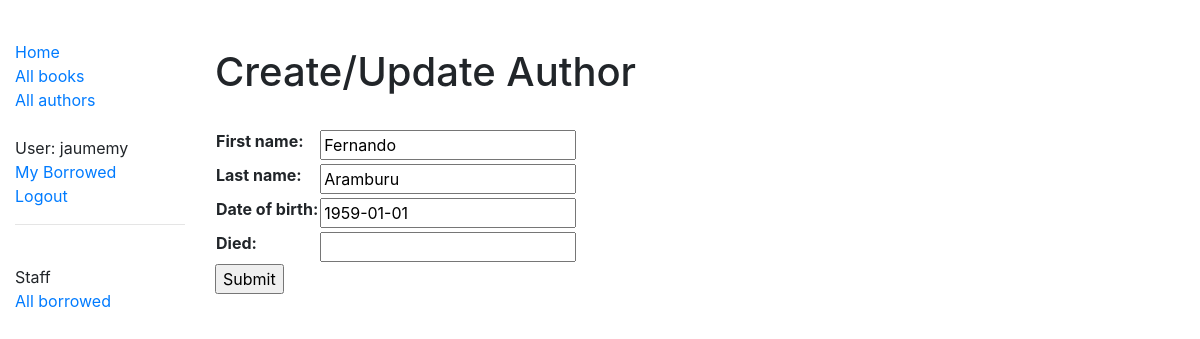
Screenshot of /catalog/author/1/update/ (signed in) with the database file from the repository.
### catalog/models.py (models this page shows, shortened)
class Author(models.Model):
    first_name = models.CharField(max_length=100)
    last_name = models.CharField(max_length=100)
    date_of_birth = models.DateField(null=True, blank=True)
    date_of_death = models.DateField('Died', null=True, blank=True)
    class Meta:
        ordering = ['last_name', 'first_name']

### catalog/views.py (the view)
# urls.py: path('author/<int:pk>/update/', views.AuthorUpdate.as_view(), name='author-update'),
class AuthorUpdate(PermissionRequiredMixin, UpdateView):
    model = Author
    fields = ['first_name', 'last_name', 'date_of_birth', 'date_of_death']
    permission_required = 'catalog.can_mark_returned'

### catalog/templates/catalog/author_form.html (shortened to what this page needs)
{% extends "base_generic.html" %}
{% block content %}
  <br>
  <br>
  <h1>Create/Update Author</h1>
  <br>
  <form action="" method="post">
    <table>
    {{ form.as_table }}
    </table>
    <input type="submit" value="Submit">
  </form>
{% endblock %}

### catalog/templates/base_generic.html (shortened to what this page needs)
<!DOCTYPE html>
<html lang="en">
<head>
  <link rel="stylesheet" href="https://cdn.jsdelivr.net/npm/bootstrap@4.5.3/dist/css/bootstrap.min.css">
  {% load static %}
  <link rel="stylesheet" href="{% static 'css/styles.css' %}">
</head>
<body>
  <div class="container-fluid">
    <div class="row">
      <div class="col-sm-2">
      {% block sidebar %}
        <ul class="sidebar-nav">
          <li><a href="{% url 'index' %}">Home</a></li>
          <li><a href="{% url 'books' %}">All books</a></li>
          <li><a href="{% url 'authors' %}">All authors</a></li>
          <br>
          {% if user.is_authenticated %}
            <li>User: {{ user.get_username }}</li>
            <li><a href="{% url 'my-borrowed' %}">My Borrowed</a></li>
            <li> <a href="{% url 'logout' %}?next={{request.path}}">Logout</a> </li>
          {% else %}
            <li> <a href="{% url 'login' %}?next={{request.path}}">Login</a> </li>
          {% endif %}
        </ul>
        {% if user.is_staff %}
          <hr />
          <ul class="sidebar-nav">
          <li>Staff</li>
        {% if perms.catalog.can_mark_returned %}
          <li><a href="{% url 'all-borrowed' %}">All borrowed</a></li>
          {% endif %}
          </ul>
        {% endif %}
     {% endblock %}
      </div>
      <div class="col-sm-10 ">{% block content %}{% endblock %}</div>
    </div>
  </div>
</body>
</html>

### catalog/static/css/styles.css (style rules this page uses)
.sidebar-nav { margin-top: 40px; padding: 0; list-style: none; }

### rows the page displays
Author: first_name "Fernando", last_name "Aramburu", date_of_birth "1959-01-01"

### other values shown
{{ user.get_username }} "jaumemy"
